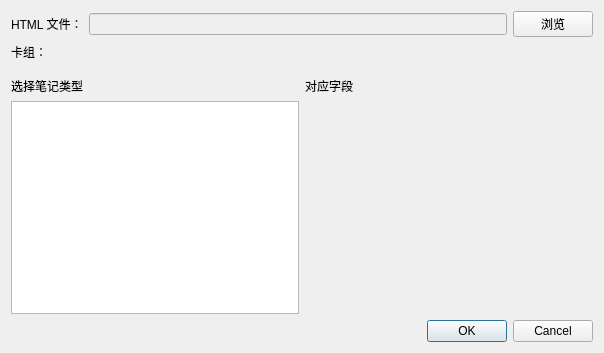
<?xml version="1.0" encoding="UTF-8"?>
<ui version="4.0">
 <class>Form</class>
 <widget class="QWidget" name="Form">
  <property name="geometry">
   <rect>
    <x>0</x>
    <y>0</y>
    <width>604</width>
    <height>353</height>
   </rect>
  </property>
  <property name="windowTitle">
   <string>从印象笔记导入</string>
  </property>
  <layout class="QVBoxLayout" name="verticalLayout">
   <item>
    <layout class="QHBoxLayout" name="horizontalLayout_2">
     <item>
      <widget class="QLabel" name="label_3">
       <property name="text">
        <string>HTML 文件：</string>
       </property>
      </widget>
     </item>
     <item>
      <widget class="QLineEdit" name="mediaDir">
       <property name="enabled">
        <bool>false</bool>
       </property>
      </widget>
     </item>
     <item>
      <widget class="QPushButton" name="browse">
       <property name="text">
        <string>浏览</string>
       </property>
      </widget>
     </item>
    </layout>
   </item>
   <item>
    <layout class="QHBoxLayout" name="horizontalLayout_2">
     <item>
      <widget class="QLabel" name="label_4">
       <property name="text">
        <string>卡组：</string>
       </property>
      </widget>
     </item>
     <item>
      <widget class="QWidget" name="deckArea" native="true"/>
     </item>
    </layout>
   </item>
   <item>
    <spacer name="verticalSpacer">
     <property name="orientation">
      <enum>Qt::Vertical</enum>
     </property>
     <property name="sizeType">
      <enum>QSizePolicy::Fixed</enum>
     </property>
     <property name="sizeHint" stdset="0">
      <size>
       <width>0</width>
       <height>10</height>
      </size>
     </property>
    </spacer>
   </item>
   <item>
    <layout class="QGridLayout" name="gridLayout">
     <item row="0" column="0">
      <widget class="QLabel" name="label">
       <property name="text">
        <string>选择笔记类型</string>
       </property>
      </widget>
     </item>
     <item row="2" column="0">
      <widget class="QListWidget" name="modelList"/>
     </item>
     <item row="0" column="3">
      <widget class="QLabel" name="label_2">
       <property name="text">
        <string>对应字段</string>
       </property>
      </widget>
     </item>
     <item row="2" column="3">
      <layout class="QGridLayout" name="fieldMapGrid"/>
     </item>
     <item row="5" column="3">
      <widget class="QDialogButtonBox" name="buttonBox">
       <property name="standardButtons">
        <set>QDialogButtonBox::Cancel|QDialogButtonBox::Ok</set>
       </property>
      </widget>
     </item>
    </layout>
   </item>
  </layout>
 </widget>
 <resources/>
 <connections/>
</ui>
